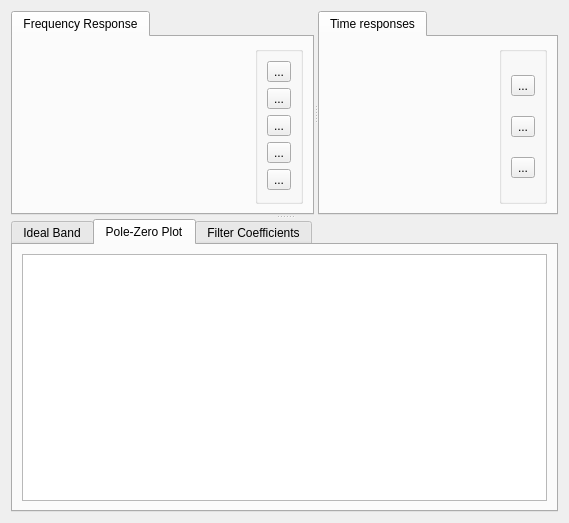
      <widget class="QWidget" name="modern">
       <property name="sizePolicy">
        <sizepolicy hsizetype="Preferred" vsizetype="Preferred">
         <horstretch>0</horstretch>
         <verstretch>0</verstretch>
        </sizepolicy>
       </property>
       <layout class="QHBoxLayout" name="horizontalLayout_5">
        <item>
         <widget class="QSplitter" name="splitter_3">
          <property name="sizePolicy">
           <sizepolicy hsizetype="Expanding" vsizetype="Preferred">
            <horstretch>0</horstretch>
            <verstretch>0</verstretch>
           </sizepolicy>
          </property>
          <property name="orientation">
           <enum>Qt::Vertical</enum>
          </property>
          <widget class="QSplitter" name="splitter_2">
           <property name="orientation">
            <enum>Qt::Horizontal</enum>
           </property>
           <widget class="QTabWidget" name="mfreqTabgroup">
            <property name="currentIndex">
             <number>0</number>
            </property>
            <property name="tabsClosable">
             <bool>false</bool>
            </property>
            <widget class="QWidget" name="mfreqTab">
             <property name="sizePolicy">
              <sizepolicy hsizetype="Expanding" vsizetype="Expanding">
               <horstretch>0</horstretch>
               <verstretch>0</verstretch>
              </sizepolicy>
             </property>
             <attribute name="title">
              <string>Frequency Response</string>
             </attribute>
             <layout class="QHBoxLayout" name="horizontalLayout_2">
              <item>
               <widget class="QwtPlot" name="mfreqPlot">
                <property name="sizePolicy">
                 <sizepolicy hsizetype="Expanding" vsizetype="Expanding">
                  <horstretch>0</horstretch>
                  <verstretch>0</verstretch>
                 </sizepolicy>
                </property>
               </widget>
              </item>
              <item>
               <widget class="QGroupBox" name="mfgroupBox">
                <property name="cursor">
                 <cursorShape>ArrowCursor</cursorShape>
                </property>
                <property name="title">
                 <string/>
                </property>
                <property name="flat">
                 <bool>false</bool>
                </property>
                <property name="checkable">
                 <bool>false</bool>
                </property>
                <layout class="QVBoxLayout" name="verticalLayout_2">
                 <item>
                  <widget class="QToolButton" name="mfmagPush">
                   <property name="toolTip">
                    <string>Magnitude Response</string>
                   </property>
                   <property name="text">
                    <string>...</string>
                   </property>
                   <property name="icon">
                    <iconset>
                     <normaloff>Settings_32x32.png</normaloff>Settings_32x32.png</iconset>
                   </property>
                   <property name="iconSize">
                    <size>
                     <width>16</width>
                     <height>16</height>
                    </size>
                   </property>
                   <property name="checkable">
                    <bool>false</bool>
                   </property>
                  </widget>
                 </item>
                 <item>
                  <widget class="QToolButton" name="mfphasePush">
                   <property name="toolTip">
                    <string>Phase Response</string>
                   </property>
                   <property name="text">
                    <string>...</string>
                   </property>
                   <property name="icon">
                    <iconset>
                     <normaloff>Settings_32x32.png</normaloff>Settings_32x32.png</iconset>
                   </property>
                   <property name="iconSize">
                    <size>
                     <width>16</width>
                     <height>16</height>
                    </size>
                   </property>
                   <property name="checkable">
                    <bool>false</bool>
                   </property>
                  </widget>
                 </item>
                 <item>
                  <widget class="QToolButton" name="mfgpdlyPush">
                   <property name="toolTip">
                    <string>Group Delay</string>
                   </property>
                   <property name="text">
                    <string>...</string>
                   </property>
                   <property name="icon">
                    <iconset>
                     <normaloff>Settings_32x32.png</normaloff>Settings_32x32.png</iconset>
                   </property>
                   <property name="iconSize">
                    <size>
                     <width>16</width>
                     <height>16</height>
                    </size>
                   </property>
                   <property name="checkable">
                    <bool>false</bool>
                   </property>
                  </widget>
                 </item>
                 <item>
                  <widget class="QToolButton" name="mfphdlyPush">
                   <property name="toolTip">
                    <string>Phase Delay</string>
                   </property>
                   <property name="text">
                    <string>...</string>
                   </property>
                   <property name="icon">
                    <iconset>
                     <normaloff>Settings_32x32.png</normaloff>Settings_32x32.png</iconset>
                   </property>
                   <property name="iconSize">
                    <size>
                     <width>16</width>
                     <height>16</height>
                    </size>
                   </property>
                   <property name="checkable">
                    <bool>false</bool>
                   </property>
                  </widget>
                 </item>
                 <item>
                  <widget class="QToolButton" name="mfoverlayPush">
                   <property name="toolTip">
                    <string>Overlay</string>
                   </property>
                   <property name="text">
                    <string>...</string>
                   </property>
                   <property name="icon">
                    <iconset>
                     <normaloff>Settings_32x32.png</normaloff>Settings_32x32.png</iconset>
                   </property>
                   <property name="iconSize">
                    <size>
                     <width>16</width>
                     <height>16</height>
                    </size>
                   </property>
                   <property name="checkable">
                    <bool>true</bool>
                   </property>
                  </widget>
                 </item>
                </layout>
               </widget>
              </item>
             </layout>
            </widget>
           </widget>
           <widget class="QTabWidget" name="mtimeTabgroup">
            <widget class="QWidget" name="mtimeTab">
             <property name="sizePolicy">
              <sizepolicy hsizetype="Expanding" vsizetype="Expanding">
               <horstretch>0</horstretch>
               <verstretch>0</verstretch>
              </sizepolicy>
             </property>
             <attribute name="title">
              <string>Time responses</string>
             </attribute>
             <layout class="QHBoxLayout" name="horizontalLayout_3">
              <item>
               <widget class="QwtPlot" name="mtimePlot">
                <property name="sizePolicy">
                 <sizepolicy hsizetype="Expanding" vsizetype="Expanding">
                  <horstretch>0</horstretch>
                  <verstretch>0</verstretch>
                 </sizepolicy>
                </property>
               </widget>
              </item>
              <item>
               <widget class="QGroupBox" name="mtgroupBox">
                <property name="cursor">
                 <cursorShape>ArrowCursor</cursorShape>
                </property>
                <property name="title">
                 <string/>
                </property>
                <property name="flat">
                 <bool>false</bool>
                </property>
                <property name="checkable">
                 <bool>false</bool>
                </property>
                <layout class="QVBoxLayout" name="verticalLayout_5">
                 <item>
                  <widget class="QToolButton" name="mttapsPush">
                   <property name="toolTip">
                    <string>Filter Taps</string>
                   </property>
                   <property name="text">
                    <string>...</string>
                   </property>
                   <property name="icon">
                    <iconset>
                     <normaloff>Settings_32x32.png</normaloff>Settings_32x32.png</iconset>
                   </property>
                   <property name="iconSize">
                    <size>
                     <width>16</width>
                     <height>16</height>
                    </size>
                   </property>
                   <property name="checkable">
                    <bool>false</bool>
                   </property>
                  </widget>
                 </item>
                 <item>
                  <widget class="QToolButton" name="mtstepPush">
                   <property name="toolTip">
                    <string>Step Response</string>
                   </property>
                   <property name="text">
                    <string>...</string>
                   </property>
                   <property name="icon">
                    <iconset>
                     <normaloff>Settings_32x32.png</normaloff>Settings_32x32.png</iconset>
                   </property>
                   <property name="iconSize">
                    <size>
                     <width>16</width>
                     <height>16</height>
                    </size>
                   </property>
                   <property name="checkable">
                    <bool>false</bool>
                   </property>
                  </widget>
                 </item>
                 <item>
                  <widget class="QToolButton" name="mtimpPush">
                   <property name="toolTip">
                    <string>Impulse Response</string>
                   </property>
                   <property name="text">
                    <string>...</string>
                   </property>
                   <property name="icon">
                    <iconset>
                     <normaloff>Settings_32x32.png</normaloff>Settings_32x32.png</iconset>
                   </property>
                   <property name="iconSize">
                    <size>
                     <width>16</width>
                     <height>16</height>
                    </size>
                   </property>
                   <property name="checkable">
                    <bool>false</bool>
                   </property>
                  </widget>
                 </item>
                </layout>
               </widget>
              </item>
             </layout>
            </widget>
           </widget>
          </widget>
          <widget class="QTabWidget" name="mfilterspecView">
           <property name="sizePolicy">
            <sizepolicy hsizetype="Expanding" vsizetype="Expanding">
             <horstretch>0</horstretch>
             <verstretch>0</verstretch>
            </sizepolicy>
           </property>
           <property name="minimumSize">
            <size>
             <width>0</width>
             <height>100</height>
            </size>
           </property>
           <property name="baseSize">
            <size>
             <width>0</width>
             <height>100</height>
            </size>
           </property>
           <property name="currentIndex">
            <number>1</number>
           </property>
           <property name="documentMode">
            <bool>false</bool>
           </property>
           <property name="tabsClosable">
            <bool>false</bool>
           </property>
           <widget class="QWidget" name="mbandDiagram">
            <property name="sizePolicy">
             <sizepolicy hsizetype="Preferred" vsizetype="Preferred">
              <horstretch>0</horstretch>
              <verstretch>0</verstretch>
             </sizepolicy>
            </property>
            <attribute name="title">
             <string>Ideal Band</string>
            </attribute>
            <layout class="QHBoxLayout" name="horizontalLayout_15">
             <item>
              <widget class="BandGraphicsView" name="mbandView">
               <property name="sizePolicy">
                <sizepolicy hsizetype="Preferred" vsizetype="Preferred">
                 <horstretch>0</horstretch>
                 <verstretch>1</verstretch>
                </sizepolicy>
               </property>
               <property name="minimumSize">
                <size>
                 <width>525</width>
                 <height>249</height>
                </size>
               </property>
              </widget>
             </item>
            </layout>
           </widget>
           <widget class="QWidget" name="mpoleZero">
            <property name="autoFillBackground">
             <bool>false</bool>
            </property>
            <attribute name="title">
             <string>Pole-Zero Plot</string>
            </attribute>
            <layout class="QHBoxLayout" name="horizontalLayout_16">
             <item>
              <widget class="PzPlot" name="mpzPlot">
               <property name="sizePolicy">
                <sizepolicy hsizetype="Preferred" vsizetype="Preferred">
                 <horstretch>0</horstretch>
                 <verstretch>0</verstretch>
                </sizepolicy>
               </property>
              </widget>
             </item>
            </layout>
           </widget>
           <widget class="QWidget" name="mfcTab">
            <attribute name="title">
             <string>Filter Coefficients</string>
            </attribute>
            <layout class="QHBoxLayout" name="horizontalLayout_4">
             <item>
              <widget class="QTextBrowser" name="mfilterCoeff"/>
             </item>
            </layout>
           </widget>
          </widget>
         </widget>
        </item>
       </layout>
      </widget>
